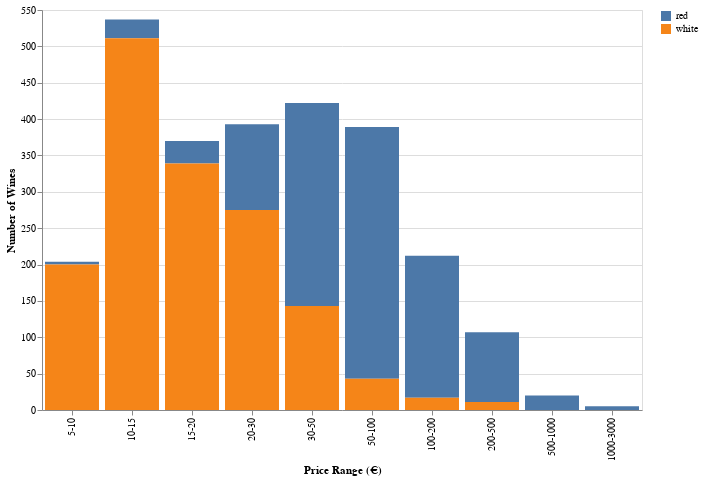

Write notebook code for a chart like this one.
### Code cell
# Price range on number of wines per wine color 

cost = [5, 10, 15, 20, 30, 50, 100, 200, 500, 1000, 3000] 
df_unique['price_range'] = ''
price_order = []
for i in range(len(cost)-1):
    df_unique['price_range'] += np.where(np.logical_and(cost[i]<= df_unique.price, df_unique.price < cost[i+1]), str(cost[i])+'-'+str(cost[i+1]), '')
    price_order.append(str(cost[i])+'-'+str(cost[i+1]))
df_grp = df_unique.groupby(['price_range', 'rw'], as_index=False).count()


alt.Chart(df_grp).mark_bar().encode(
    y=alt.Y('name:Q', title='Number of Wines'),
    x=alt.X('price_range:N', title='Price Range (€)', sort=price_order),
    color=alt.Color('rw:N', title=None),
    tooltip= ['rw', 'name']
).properties(width=600, height=400)

### Figure 1 — Vega-Lite specification as saved in the notebook (floating-point values rounded to 4 significant figures)
{"config": {"view": {"continuousWidth": 400, "continuousHeight": 300}}, "data": {"name": "data-ae76dab785c8b66f841237f4260ec62f"}, "mark": "bar", "encoding": {"color": {"field": "rw", "title": null, "type": "nominal"}, "tooltip": [{"field": "rw", "type": "nominal"}, {"field": "name", "type": "quantitative"}], "x": {"field": "price_range", "sort": ["5-10", "10-15", "15-20", "20-30", "30-50", "50-100", "100-200", "200-500", "500-1000", "1000-3000"], "title": "Price Range (€)", "type": "nominal"}, "y": {"field": "name", "title": "Number of Wines", "type": "quantitative"}}, "height": 400, "width": 600, "$schema": "https://vega.github.io/schema/vega-lite/v4.17.0.json", "datasets": {"data-ae76dab785c8b66f841237f4260ec62f": [{"price_range": "10-15", "rw": "red", "name": 26, "company": 26, "wine_type": 26, "region": 26, "avg_review": 26, "num_review": 26, "price": 26, "year": 26, "legg_strutt": 26, "secco_dolce": 26, "piatto_acid": 26}, {"price_range": "10-15", "rw": "white", "name": 511, "company": 511, "wine_type": 511, "region": 511, "avg_review": 511, "num_review": 511, "price": 511, "year": 510, "legg_strutt": 503, "secco_dolce": 503, "piatto_acid": 503}, {"price_range": "100-200", "rw": "red", "name": 195, "company": 195, "wine_type": 195, "region": 195, "avg_review": 195, "num_review": 195, "price": 195, "year": 195, "legg_strutt": 195, "secco_dolce": 195, "piatto_acid": 195}, {"price_range": "100-200", "rw": "white", "name": 17, "company": 17, "wine_type": 17, "region": 17, "avg_review": 17, "num_review": 17, "price": 17, "year": 17, "legg_strutt": 17, "secco_dolce": 17, "piatto_acid": 17}, {"price_range": "1000-3000", "rw": "red", "name": 5, "company": 5, "wine_type": 5, "region": 5, "avg_review": 5, "num_review": 5, "price": 5, "year": 5, "legg_strutt": 5, "secco_dolce": 5, "piatto_acid": 5}, {"price_range": "15-20", "rw": "red", "name": 31, "company": 31, "wine_type": 31, "region": 31, "avg_review": 31, "num_review": 31, "price": 31, "year": 29, "legg_strutt": 31, "secco_dolce": 31, "piatto_acid": 31}, {"price_range": "15-20", "rw": "white", "name": 339, "company": 339, "wine_type": 339, "region": 339, "avg_review": 339, "num_review": 339, "price": 339, "year": 339, "legg_strutt": 331, "secco_dolce": 331, "piatto_acid": 331}, {"price_range": "20-30", "rw": "red", "name": 118, "company": 118, "wine_type": 118, "region": 118, "avg_review": 118, "num_review": 118, "price": 118, "year": 116, "legg_strutt": 118, "secco_dolce": 118, "piatto_acid": 118}, {"price_range": "20-30", "rw": "white", "name": 275, "company": 275, "wine_type": 275, "region": 275, "avg_review": 275, "num_review": 275, "price": 275, "year": 273, "legg_strutt": 273, "secco_dolce": 273, "piatto_acid": 273}, {"price_range": "200-500", "rw": "red", "name": 96, "company": 96, "wine_type": 96, "region": 96, "avg_review": 96, "num_review": 96, "price": 96, "year": 96, "legg_strutt": 96, "secco_dolce": 96, "piatto_acid": 96}, {"price_range": "200-500", "rw": "white", "name": 11, "company": 11, "wine_type": 11, "region": 11, "avg_review": 11, "num_review": 11, "price": 11, "year": 11, "legg_strutt": 11, "secco_dolce": 11, "piatto_acid": 11}, {"price_range": "30-50", "rw": "red", "name": 279, "company": 279, "wine_type": 279, "region": 279, "avg_review": 279, "num_review": 279, "price": 279, "year": 279, "legg_strutt": 279, "secco_dolce": 279, "piatto_acid": 279}, {"price_range": "30-50", "rw": "white", "name": 143, "company": 143, "wine_type": 143, "region": 143, "avg_review": 143, "num_review": 143, "price": 143, "year": 143, "legg_strutt": 143, "secco_dolce": 143, "piatto_acid": 143}, {"price_range": "5-10", "rw": "red", "name": 4, "company": 4, "wine_type": 4, "region": 4, "avg_review": 4, "num_review": 4, "price": 4, "year": 4, "legg_strutt": 4, "secco_dolce": 4, "piatto_acid": 4}, {"price_range": "5-10", "rw": "white", "name": 200, "company": 200, "wine_type": 200, "region": 200, "avg_review": 200, "num_review": 200, "price": 200, "year": 200, "legg_strutt": 196, "secco_dolce": 196, "piatto_acid": 196}, {"price_range": "50-100", "rw": "red", "name": 346, "company": 346, "wine_type": 346, "region": 346, "avg_review": 346, "num_review": 346, "price": 346, "year": 346, "legg_strutt": 346, "secco_dolce": 346, "piatto_acid": 346}, {"price_range": "50-100", "rw": "white", "name": 43, "company": 43, "wine_type": 43, "region": 43, "avg_review": 43, "num_review": 43, "price": 43, "year": 43, "legg_strutt": 42, "secco_dolce": 42, "piatto_acid": 42}, {"price_range": "500-1000", "rw": "red", "name": 20, "company": 20, "wine_type": 20, "region": 20, "avg_review": 20, "num_review": 20, "price": 20, "year": 20, "legg_strutt": 20, "secco_dolce": 20, "piatto_acid": 20}]}}
